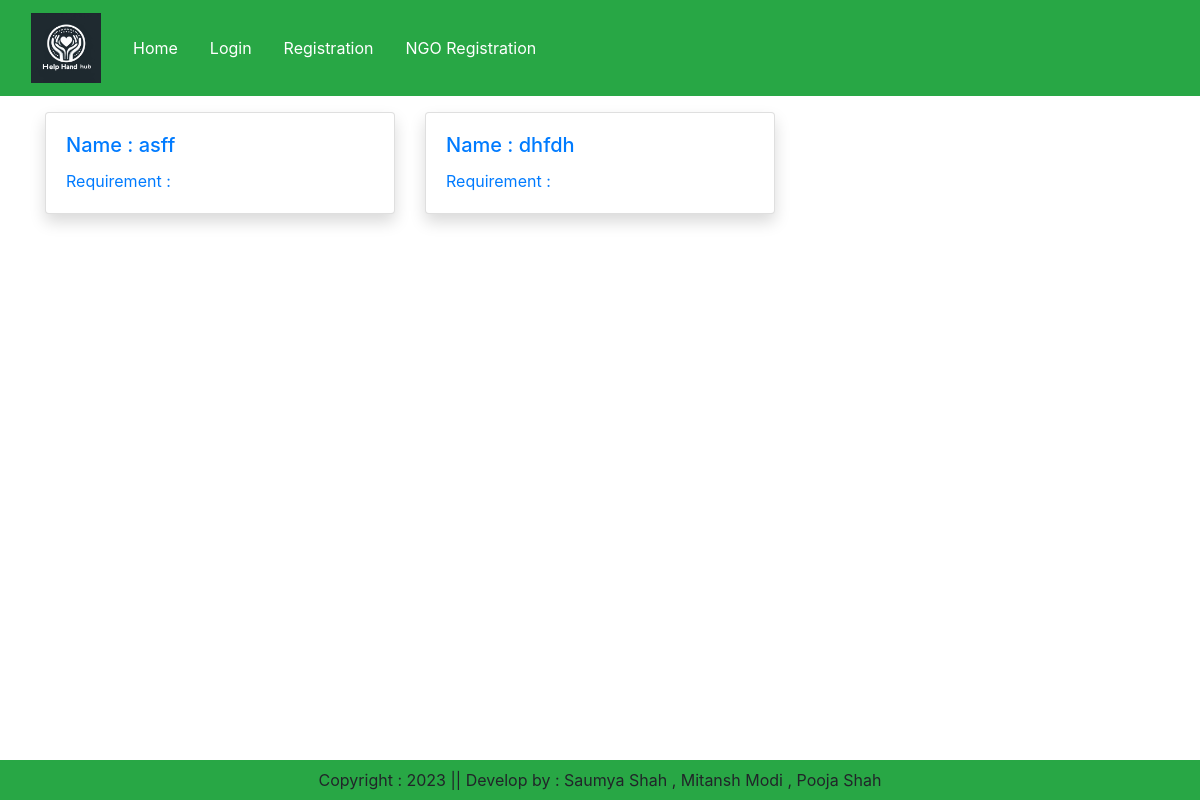
/ngo-information/, run on an earlier commit of the app's database.
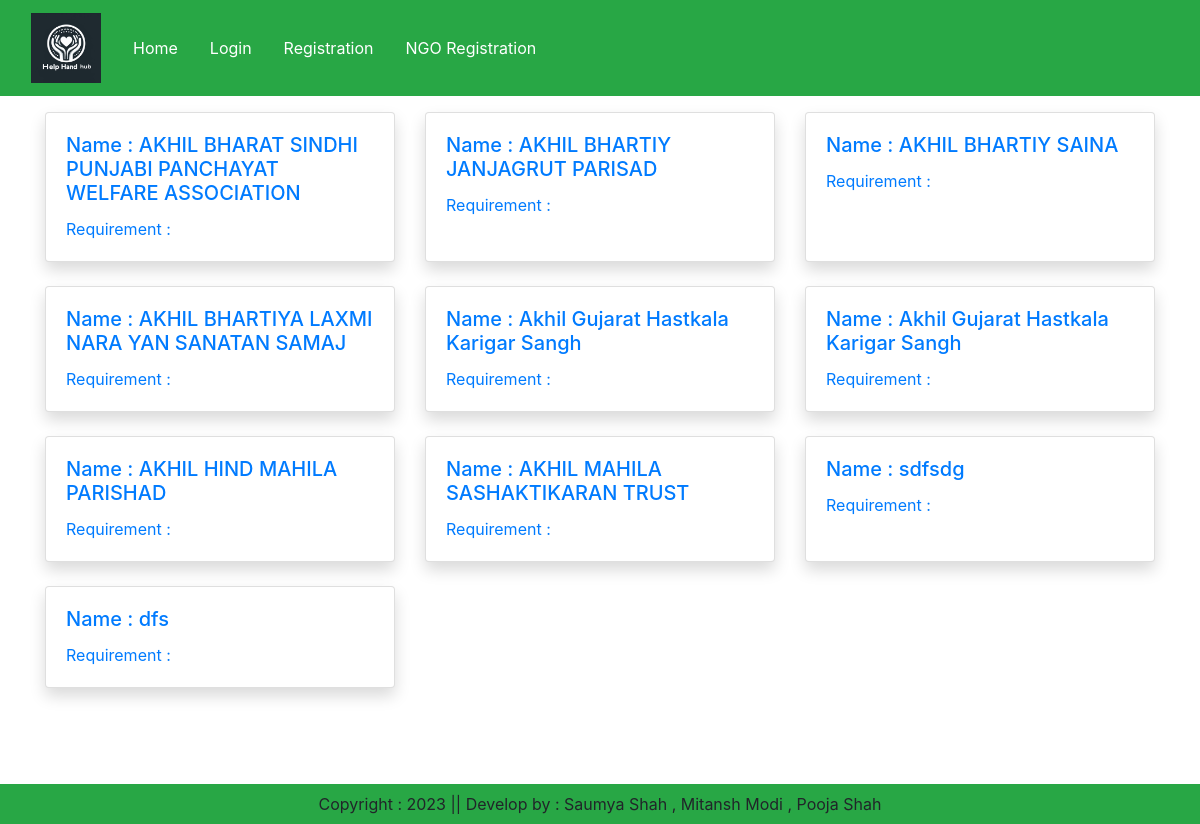
And on a later commit of the database.
### sneaker/models.py (models this page shows, shortened)
class NGO(models.Model):
    user = models.OneToOneField(User, on_delete=models.CASCADE , default=None, null=True, blank=True)  # Use CASCADE instead of SET_NULL
    name = models.CharField(max_length=200)
    requirement = models.CharField(max_length=100)
    locality = models.CharField(max_length=200)
    city = models.CharField(max_length=50)
    address = models.TextField()
    contact_number = models.CharField(max_length=20)

### sneaker/views.py (the view)
# urls.py: path('ngo-information/', views.ngo_information, name='ngo_information'),
def ngo_information(request):
    ngos = NGO.objects.all()
    return render(request, 'sneaker/ngo_information.html', {'ngos': ngos})

### sneaker/templates/sneaker/ngo_information.html (shortened to what this page needs)
{% extends 'sneaker/base.html' %}
{% load static %}
{% block main-content %}
<div class="container">
    <div class="row my-3">
        {% for ngo in ngos %}
            <div class="col-md-4 mb-4">
                    <div class="card h-100 shadow ngo-card">
                         <a href="{% url 'ngo_detail' ngo.id %}" class="ngo-card-link">
                        <div class="card-body">
                            <h5 class="card-title">Name : {{ ngo.name }}</h5>
                            <p class="card-text">Requirement : {{ ngo.requirment }}</p>
                        </div>
                              </a>
                    </div>
            </div>
        {% endfor %}
    </div>
</div>
{% endblock %}

What changed in the data, as far as the page shows it:
removed NGO: name "asff"
removed NGO: name "dhfdh"
added NGO: name "AKHIL BHARAT SINDHI PUNJABI PANCHAYAT WELFARE ASSOCIATION"
added NGO: name "AKHIL BHARTIY JANJAGRUT PARISAD"
added NGO: name "AKHIL BHARTIY SAINA"
added NGO: name "AKHIL BHARTIYA LAXMI NARA YAN SANATAN SAMAJ"
added NGO: name "Akhil Gujarat Hastkala Karigar Sangh"
added NGO: name "Akhil Gujarat Hastkala Karigar Sangh"
added NGO: name "AKHIL HIND MAHILA PARISHAD"
added NGO: name "AKHIL MAHILA SASHAKTIKARAN TRUST"
added NGO: name "sdfsdg"
added NGO: name "dfs"
